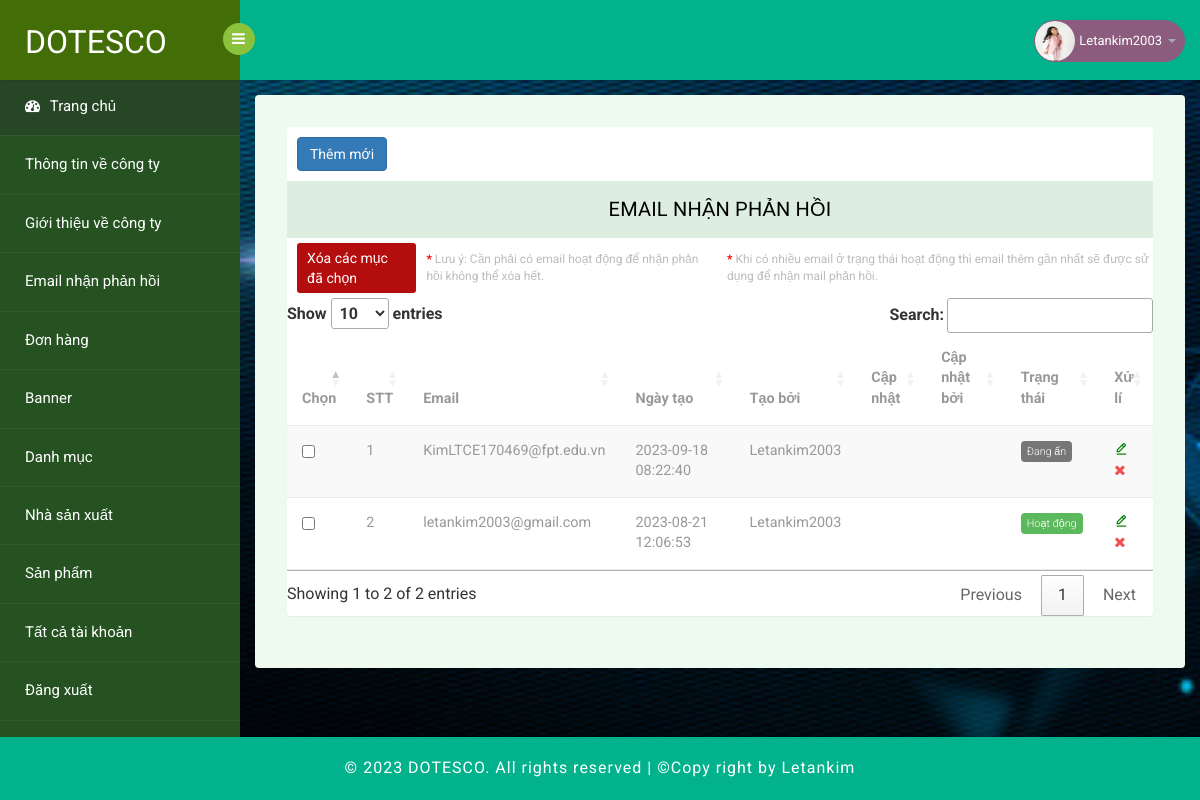
Page /admin/index.php?page=replyEmail (signed in) on the committed database.
### tables this page shows
CREATE TABLE `tbl_email` (
  `id` int(11) NOT NULL,
  `email` varchar(300) NOT NULL,
  `createAt` datetime NOT NULL DEFAULT current_timestamp(),
  `modifiedAt` datetime DEFAULT NULL,
  `createBy` int(11) NOT NULL,
  `modifiedBy` int(11) DEFAULT NULL,
  `status` tinyint(4) NOT NULL DEFAULT 1
);

CREATE TABLE `tbl_account` (
  `id` int(6) NOT NULL,
  `username` varchar(200) NOT NULL,
  `password` varchar(200) NOT NULL,
  `email` varchar(200) NOT NULL,
  `phone` varchar(10) DEFAULT NULL,
  `avatar` varchar(300) DEFAULT NULL,
  `createAt` datetime NOT NULL DEFAULT current_timestamp(),
  `modifiedAt` datetime DEFAULT NULL,
  `role` tinyint(4) NOT NULL DEFAULT 0,
  `status` tinyint(4) NOT NULL DEFAULT 1
);

### admin/controller/EmailController.php (called while the page is built, shortened)
<?php
require_once PATH_ROOT_ADMIN."/DAO/AccountDao.php";
require_once PATH_ROOT_ADMIN."/view/handleShow/showEmail.php";
require_once PATH_ROOT."/model/Email.php";
class EmailController {
    private static $emailDao;
    function __construct() {
        self::$emailDao = new EmailDao();
    }
    public function adminEmail() {
        $allEmail = self::$emailDao->getAll();
        include_once PATH_ROOT_ADMIN."/view/replyEmailView.php";
    }
}
?>

### admin/DBConnection/ConnectionAdmin.php (called while the page is built, shortened)
<?php
class ConnectionAdmin {
    public static $conn;
    function connect() {
        $servername = DB_HOST;
        $username = DB_USER;
        $password = DB_PASSWORD;
        $table = DB_NAME;
        try {
            self::$conn = new PDO("mysql:host=$servername;dbname=$table;charset=utf8", $username, $password);
            self::$conn->setAttribute(PDO::ATTR_ERRMODE, PDO::ERRMODE_EXCEPTION);
        } catch(PDOException $e) {
            try {
                $date= date('Y/m/d H:i:s');
                $myLogger = fopen(PATH_ROOT_ADMIN.'/Log/admin_log.log', 'a');
                $content = "Admin: CONNECT (".$e->getMessage().") ".$date."\n";
                fwrite($myLogger, $content);
            } catch(Exception $error) {
            }
        }
        return self::$conn;
    }
    function getAll($sql, $params = array()) {
        $result = [];
        try {
            $conn = $this->connect();
            $stmt = $conn->prepare($sql);
            $stmt->execute($params);
            $stmt->setFetchMode(PDO::FETCH_ASSOC);
            $result = $stmt->fetchAll();
        } catch(Exception $e) {
            try {
                $date= date('Y/m/d H:i:s');
                $myLogger = fopen(PATH_ROOT_ADMIN.'/Log/log_user.log', 'a');
                $content = "User: GET ALL (".$e->getMessage().") ".$date."\n";
                fwrite($myLogger, $content);
            } catch(Exception $error) {
            }
        }
        return $result;
    }
    function get_one($sql, $params = array()) {
        $result = [];
        try {
            $conn = $this->connect();
            $stmt = $conn->prepare($sql);
            $stmt->execute($params);
            $stmt->setFetchMode(PDO::FETCH_ASSOC);
            $result = $stmt->fetch();
        } catch(PDOException $e) {
            try {
                $date= date('Y/m/d H:i:s');
                $myLogger = fopen(PATH_ROOT_ADMIN.'/Log/log_user.log', 'a');
                $content = "User: GET BY ID (".$e->getMessage().") ".$date."\n";
                fwrite($myLogger, $content);
            } catch(Exception $error) {
            }
        }
        return $result;
    }
}
?>

### admin/DAO/AccountDao.php (called while the page is built, shortened)
<?php
require_once PATH_ROOT_ADMIN."/DBConnection/ConnectionAdmin.php";
require_once PATH_ROOT."/model/Account.php";
class AccountDao {
    private static $db;
    public function __construct()
    {
        self::$db = new ConnectionAdmin();
    }
    private function account($row) {
        $id = $row['id'];
        $username = $row['username'];
        $password = $row['password'];
        $email = $row['email'];
        $phone = $row['phone'];
        $avatar = $row['avatar'];
        $createAt = $row['createAt'];
        $modifiedAt = $row['modifiedAt'];
        $status = $row['status'];
        $role = $row['role'];
        $account = new Account($id, $username, $password, $email, $phone,$avatar, $createAt, $modifiedAt, $status, $role);
        return $account;
    }
    function getOneByID($id) {
        $params = array(":id"=>$id);
        $sql = "SELECT * FROM tbl_account WHERE id=:id";
        $row = self::$db->get_one($sql, $params);
        if($row) {
            return $this->account($row);
        }
        return null;
    }
}
?>

### model/Email.php (called while the page is built, shortened)
<?php
class Email {
    protected $createBy;
    public function __construct($id, $email, $createAt, $modifiedAt, $createBy, $modifiedBy, $status)
    {
        $this->createBy = $createBy;
    }
    public function getCreateBy()
    {
        return $this->createBy;
    }
}
?>

### admin/DAO/EmailDao.php (called while the page is built, shortened)
<?php
require_once PATH_ROOT_ADMIN."/DBConnection/ConnectionAdmin.php";
require_once PATH_ROOT."/model/Email.php";
class EmailDao {
    private static $db;
    function __construct() {
        self::$db = new ConnectionAdmin();
    }
    private function email($row) {
        $id = $row['id'];
        $email = $row['email'];
        $createAt = $row['createAt'];
        $modifiedAt = $row['modifiedAt'];
        $createBy = $row['createBy'];
        $modifiedBy = $row['modifiedBy'];
        $status = $row['status'];
        $email = new Email($id, $email, $createAt, $modifiedAt, $createBy, $modifiedBy, $status);
        return $email;
    }
    function getAll() {
        $sql = "SELECT * FROM tbl_email ORDER BY id DESC";
        $resultSQL = self::$db->getAll($sql);
        $emails = array();
        foreach ($resultSQL as $row) {
            $emails[] = $this->email($row);
        }
        return $emails;
    }
}
?>

### model/Account.php (called while the page is built, shortened)
<?php
class Account {
    protected $username;
    public function __construct($id, $username, $password, $email, $phone,$avatar, $createAt, $modifiedAt, $status, $role)
    {
        $this->username = $username;
    }
    public function getUsername()
    {
        return $this->username;
    }
}
?>

### admin/view/handleShow/showEmail.php (the view)
<?php
    function showEmail($allEmail) {
        $emailHtml = '<table class="table table-striped b-t b-light" id="table-data">
        <thead>
          <th style="width:20px;">Chọn</th>
            <th style="width:20px;">
              STT
            </th>
            <th>Email</th>
            <th>Ngày tạo</th>
            <th>Tạo bởi</th>
            <th>Cập nhật</th>
            <th>Cập nhật bởi</th>
            <th>Trạng thái</th>
            <th>Xử lí</th>
        </thead>
        <tbody>';
        $index = 0;
        if(count($allEmail) > 0) {
            $accountDao = new AccountDao();
            $messageDelete = '"Bạn có chắc muốn xóa?"';
            foreach ($allEmail as $item) {
                $id = $item->getId();
                $email = $item->getEmail();
                $status = $item->getStatus();
                $createAt = $item->getCreateAt();
                $createBy = $item->getCreateBy();
                $modifiedAt = $item->getModifiedAt();
                $modifiedBy = $item->getModifiedBy();
                $usernameCreate = ($accountDao->getOneByID($createBy))->getUsername();
                $usernameModified = $modifiedBy != null ? ($accountDao->getOneByID($modifiedBy))->getUsername() : "";
                $style = "label label-success";
                $messageStatus = "Hoạt động";
                if($status == 0) {
                    $style = "label label-default";
                    $messageStatus = "Đang ẩn";
                }
                $index++;
                $emailHtml.= "<tr>
                <td><input type='checkbox' class = 'check-item' value='".$id."'/></td>
                <td>".$index."</td>
                <td>".$email."</td>
                <td>".$createAt."</td>
                <td>".$usernameCreate."</td>
                <td>".$modifiedAt."</td>
                <td>".$usernameModified."</td>
                <td><span class='".$style."'>$messageStatus</span></td>
                <td>
                    <a title='Chỉnh sửa' href='index.php?page=update-reply-email&id=".$id."' alt='Chỉnh sửa'>
                        <i class='bx bx-edit-alt' style='color: green;'></i>
                    </a>
                    <a href='index.php?page=delete-reply-email&id=".$id."' onclick='return confirm(".$messageDelete.")'>
                        <i class='fa fa-times text-danger text'></i>
                    </a>
                </td>
              </tr>";
            }
        }
        $emailHtml.="</tbody>
        </table>";
        return $emailHtml;
    }
?>

### admin/assets/css/style.css (style rules this page uses)
html, body { font-family: 'Roboto', sans-serif; font-size: 100%; overflow-x: hidden; background: url(../images/bg.jpg) no-repeat 0px 0px; background-size:cover; }
body { position: relative; min-height: 100vh; }
body a { transition: 0.5s all ease; -webkit-transition: 0.5s all ease; -moz-transition: 0.5s all ease; -o-transition: 0.5s all ease; -ms-transition: 0.5s all ease; text-decoration:none; }
.table>thead>tr>th { border-bottom: 1px solid #e1ab91 ! important; }
.table>tbody>tr>td, .table>tbody>tr>th, .table>tfoot>tr>td, .table>tfoot>tr>th, .table>thead>tr>td, .table>thead>tr>th { border-bottom: 1px solid #e9e9e9 ! important; }
.label { font-weight: 300 !important; border-radius:4px; }
.table > thead > tr > th, .table > tbody > tr > th, .table > tfoot > tr > th, .table > thead > tr > td, .table > tbody > tr > td, .table > tfoot > tr > td { border-top: none !important; }
.table td, .table>tbody>tr>td, .table>tbody>tr>th, .table>tfoot>tr>td, .table>tfoot>tr>th, .table>thead>tr>td, .table>thead>tr>th { padding: 15px!important; }
.table > thead > tr > th, .table > tbody > tr > th, .table > tfoot > tr > th, .table > thead > tr > td, .table > tbody > tr > td, .table > tfoot > tr > td { font-size: 0.9em; color: #999; border-top: none !important; }
.label { font-weight: 300 !important; }
.label { padding: 4px 6px; border: none; text-shadow: none; }
.text-danger { color: #f05050; }

### rows in the picture
tbl_email: email "KimLTCE170469@fpt.edu.vn", createAt "2023-09-18 08:22:40", createBy.username "Letankim2003", messageStatus "Đang ẩn"
tbl_email: tbl_account.email "letankim2003@gmail.com", createAt "2023-08-21 12:06:53", createBy.username "Letankim2003", messageStatus "Hoạt động"

### other values in the picture
$_SESSION['usernameAdmin'] "Letankim2003"
